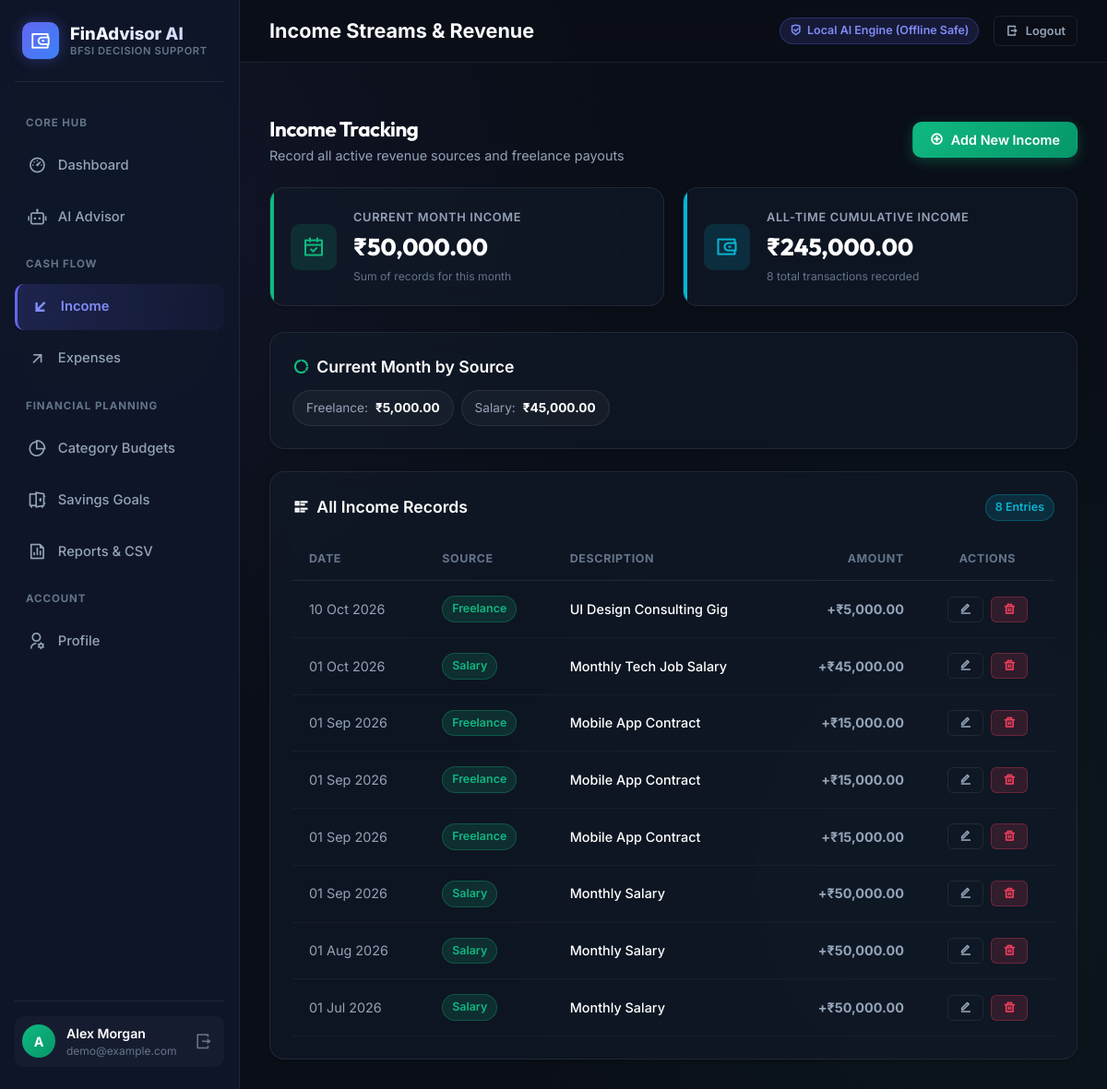
The page /income/ (signed in) on the database its author committed.
### models.py (models this page shows, shortened)
class User(UserMixin, db.Model):
    __tablename__ = 'users'
    id = db.Column(db.Integer, primary_key=True)
    name = db.Column(db.String(100), nullable=False)
    email = db.Column(db.String(120), unique=True, nullable=False, index=True)
    password_hash = db.Column(db.String(255), nullable=False)
    created_at = db.Column(db.DateTime, default=utc_now)
    incomes = db.relationship('Income', backref='user', lazy=True, cascade='all, delete-orphan')
    expenses = db.relationship('Expense', backref='user', lazy=True, cascade='all, delete-orphan')
    budgets = db.relationship('Budget', backref='user', lazy=True, cascade='all, delete-orphan')
    savings_goals = db.relationship('SavingsGoal', backref='user', lazy=True, cascade='all, delete-orphan')

class Income(db.Model):
    __tablename__ = 'incomes'
    SOURCES = ['Salary', 'Freelance', 'Allowance', 'Scholarship', 'Business', 'Other']
    id = db.Column(db.Integer, primary_key=True)
    user_id = db.Column(db.Integer, db.ForeignKey('users.id'), nullable=False, index=True)
    amount = db.Column(db.Float, nullable=False)
    source = db.Column(db.String(50), nullable=False, default='Salary')
    date = db.Column(db.Date, nullable=False, default=date.today)
    description = db.Column(db.String(255), nullable=True)
    created_at = db.Column(db.DateTime, default=utc_now)

### routes/income.py (the view)
@income_bp.route('/')
@login_required
def index():
    today = date.today()
    incomes = Income.query.filter_by(user_id=current_user.id).order_by(Income.date.desc(), Income.id.desc()).all()
    cur_month_incomes = [i for i in incomes if i.date.year == today.year and i.date.month == today.month]
    cur_month_total = sum(i.amount for i in cur_month_incomes)
    all_time_total = sum(i.amount for i in incomes)
    source_stats = {}
    for i in cur_month_incomes:
        source_stats[i.source] = source_stats.get(i.source, 0.0) + i.amount
    return render_template(
        'income.html',
        incomes=incomes,
        cur_month_total=cur_month_total,
        all_time_total=all_time_total,
        source_stats=source_stats,
        sources=Income.SOURCES,
        today_str=today.isoformat()
    )

### templates/income.html (shortened to what this page needs)
{% extends "base.html" %}
{% block page_title %}Income Streams & Revenue{% endblock %}
{% block content %}
<div style="display: flex; justify-content: space-between; align-items: center; margin-bottom: 24px; flex-wrap: wrap; gap: 14px;">
  <div>
    <h2 style="font-size: 1.4rem;">Income Tracking</h2>
    <p style="color: var(--text-secondary); font-size: 0.9rem;">Record all active revenue sources and freelance payouts</p>
  </div>
  <button class="btn btn-success" onclick="openModal('addIncomeModal')">
    <i class="ri-add-circle-line"></i> Add New Income
  </button>
</div>
<div class="stats-grid" style="grid-template-columns: repeat(auto-fit, minmax(280px, 1fr));">
  <div class="stat-card income">
    <div class="stat-icon"><i class="ri-calendar-check-line"></i></div>
    <div class="stat-content">
      <div class="stat-label">Current Month Income</div>
      <div class="stat-value">{{ cur_month_total | inr }}</div>
      <div class="stat-subtext">Sum of records for this month</div>
    </div>
  </div>
  <div class="stat-card rate">
    <div class="stat-icon"><i class="ri-wallet-3-line"></i></div>
    <div class="stat-content">
      <div class="stat-label">All-Time Cumulative Income</div>
      <div class="stat-value">{{ all_time_total | inr }}</div>
      <div class="stat-subtext">{{ incomes | length }} total transactions recorded</div>
    </div>
  </div>
</div>
{% if source_stats %}
<div class="card" style="margin-bottom: 24px;">
  <div class="card-header" style="margin-bottom: 12px;">
    <div class="card-title"><i class="ri-donut-chart-line" style="color: #10b981;"></i> Current Month by Source</div>
  </div>
  <div class="category-pills" style="margin-bottom: 0;">
    {% for source, amt in source_stats.items() %}
      <div class="cat-pill">
        <span>{{ source }}:</span>
        <strong>{{ amt | inr }}</strong>
      </div>
    {% endfor %}
  </div>
</div>
{% endif %}
<div class="card">
  <div class="card-header">
    <div class="card-title">
      <i class="ri-list-check-2"></i> All Income Records
    </div>
    <span class="badge badge-info">{{ incomes | length }} Entries</span>
  </div>
  {% if incomes %}
  <div class="table-responsive">
    <table class="custom-table">
      <thead>
        <tr>
          <th>Date</th>
          <th>Source</th>
          <th>Description</th>
          <th style="text-align: right;">Amount</th>
          <th style="text-align: center;">Actions</th>
        </tr>
      </thead>
      <tbody>
        {% for inc in incomes %}
        <tr>
          <td>{{ inc.date.strftime('%d %b %Y') }}</td>
          <td><span class="badge badge-success">{{ inc.source }}</span></td>
          <td style="color: #fff; font-weight: 500;">{{ inc.description or '-' }}</td>
          <td style="text-align: right;" class="amount-income">+{{ inc.amount | inr }}</td>
          <td style="text-align: center;">
            <div style="display: flex; gap: 8px; justify-content: center;">
              <button class="btn btn-outline btn-sm" onclick="openEditIncome('{{ inc.id }}', '{{ inc.amount }}', '{{ inc.source }}', '{{ inc.date }}', '{{ inc.description or '' }}')">
                <i class="ri-edit-line"></i>
              </button>
              <form method="POST" action="{{ url_for('income.delete', id=inc.id) }}" onsubmit="return confirm('Delete this income record?');">
                <button type="submit" class="btn btn-danger btn-sm">
                  <i class="ri-delete-bin-line"></i>
                </button>
              </form>
            </div>
          </td>
        </tr>
        {% endfor %}
      </tbody>
    </table>
  </div>
  {% else %}
  <div style="text-align: center; padding: 40px; color: var(--text-muted);">
    <i class="ri-inbox-line" style="font-size: 2.5rem; display: block; margin-bottom: 12px;"></i>
    No income records logged yet. Click "Add New Income" above to get started.
  </div>
  {% endif %}
</div>
{% endblock %}

### templates/base.html (shortened to what this page needs)
<!DOCTYPE html>
<html lang="en">
<head>
  <link href="https://cdn.jsdelivr.net/npm/remixicon@4.2.0/fonts/remixicon.css" rel="stylesheet">
  <link rel="stylesheet" href="{{ url_for('static', filename='css/style.css') }}">
</head>
<body>
  {% if current_user.is_authenticated %}
  <div class="app-layout">
    <aside class="sidebar">
      <div class="brand">
        <div class="brand-icon">
          <i class="ri-wallet-3-line"></i>
        </div>
        <div>
          <div class="brand-text">FinAdvisor AI</div>
          <div class="brand-tag">BFSI Decision Support</div>
        </div>
      </div>
      <ul class="nav-menu">
        <li class="nav-label">Core Hub</li>
        <li>
          <a href="{{ url_for('dashboard.index') }}" class="nav-link {% if request.blueprint == 'dashboard' %}active{% endif %}">
            <i class="ri-dashboard-3-line"></i>
            <span>Dashboard</span>
          </a>
        </li>
        <li>
          <a href="{{ url_for('advisor.index') }}" class="nav-link {% if request.blueprint == 'advisor' %}active{% endif %}">
            <i class="ri-robot-2-line"></i>
            <span>AI Advisor</span>
          </a>
        </li>
        <li class="nav-label">Cash Flow</li>
        <li>
          <a href="{{ url_for('income.index') }}" class="nav-link {% if request.blueprint == 'income' %}active{% endif %}">
            <i class="ri-arrow-left-down-line"></i>
            <span>Income</span>
          </a>
        </li>
        <li>
          <a href="{{ url_for('expenses.index') }}" class="nav-link {% if request.blueprint == 'expenses' %}active{% endif %}">
            <i class="ri-arrow-right-up-line"></i>
            <span>Expenses</span>
          </a>
        </li>
        <li class="nav-label">Financial Planning</li>
        <li>
          <a href="{{ url_for('budget.index') }}" class="nav-link {% if request.blueprint == 'budget' %}active{% endif %}">
            <i class="ri-pie-chart-2-line"></i>
            <span>Category Budgets</span>
          </a>
        </li>
        <li>
          <a href="{{ url_for('savings.index') }}" class="nav-link {% if request.blueprint == 'savings' %}active{% endif %}">
            <i class="ri-safe-2-line"></i>
            <span>Savings Goals</span>
          </a>
        </li>
        <li>
          <a href="{{ url_for('reports.index') }}" class="nav-link {% if request.blueprint == 'reports' %}active{% endif %}">
            <i class="ri-file-chart-line"></i>
            <span>Reports & CSV</span>
          </a>
        </li>
        <li class="nav-label">Account</li>
        <li>
          <a href="{{ url_for('profile.index') }}" class="nav-link {% if request.blueprint == 'profile' %}active{% endif %}">
            <i class="ri-user-settings-line"></i>
            <span>Profile</span>
          </a>
        </li>
      </ul>
      <div class="nav-footer">
        <div class="user-snippet">
          <div class="user-avatar">{{ current_user.name[0] | upper }}</div>
          <div class="user-info">
            <div class="user-name">{{ current_user.name }}</div>
            <div class="user-role">{{ current_user.email }}</div>
          </div>
          <a href="{{ url_for('auth.logout') }}" title="Logout" style="color: var(--text-muted); font-size: 1.2rem; padding: 4px;">
            <i class="ri-logout-box-r-line"></i>
          </a>
        </div>
      </div>
    </aside>
    <div class="main-wrapper">
      <header class="topbar">
        <div class="topbar-left">
          <div class="page-title">{% block page_title %}Dashboard Overview{% endblock %}</div>
        </div>
        <div class="topbar-right">
          <span class="badge badge-purple">
            <i class="ri-shield-check-line"></i> Local AI Engine (Offline Safe)
          </span>
          <a href="{{ url_for('auth.logout') }}" class="btn btn-outline btn-sm">
            <i class="ri-logout-box-r-line"></i> Logout
          </a>
        </div>
      </header>
      <main class="content-body">
        {% block content %}{% endblock %}
      </main>
    </div>
  </div>
  {% endif %}
</body>
</html>

### rows shown on the page
User: name "A", name "Alex Morgan", email "demo@example.com"
Income: source "Freelance", amt "₹5,000.00", date "10 Oct 2026", description "UI Design Consulting Gig", amount|inr "₹5,000.00"
Income: source "Salary", amt "₹45,000.00", date "01 Oct 2026", description "Monthly Tech Job Salary", amount|inr "₹45,000.00"
Income: date "01 Sep 2026", source "Freelance", description "Mobile App Contract", amount|inr "₹15,000.00"
Income: date "01 Sep 2026", source "Freelance", description "Mobile App Contract", amount|inr "₹15,000.00"
Income: date "01 Sep 2026", source "Freelance", description "Mobile App Contract", amount|inr "₹15,000.00"
Income: date "01 Sep 2026", source "Salary", description "Monthly Salary", amount|inr "₹50,000.00"
Income: date "01 Aug 2026", source "Salary", description "Monthly Salary", amount|inr "₹50,000.00"
Income: date "01 Jul 2026", source "Salary", description "Monthly Salary", amount|inr "₹50,000.00"

### other values the page prints
{{ cur_month_total | inr }} "₹50,000.00"
{{ all_time_total | inr }} "₹245,000.00"
{{ incomes | length }} "8"
